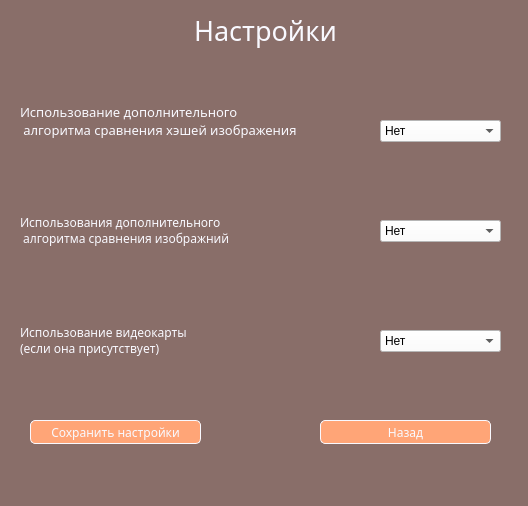
<?xml version="1.0" encoding="UTF-8"?>
<ui version="4.0">
 <class>MainWindow</class>
 <widget class="QMainWindow" name="MainWindow">
  <property name="geometry">
   <rect>
    <x>0</x>
    <y>0</y>
    <width>528</width>
    <height>506</height>
   </rect>
  </property>
  <property name="windowTitle">
   <string>MainWindow</string>
  </property>
  <property name="styleSheet">
   <string notr="true">background-color: #896e69</string>
  </property>
  <widget class="QWidget" name="centralwidget">
   <widget class="QLabel" name="label">
    <property name="geometry">
     <rect>
      <x>0</x>
      <y>10</y>
      <width>531</width>
      <height>41</height>
     </rect>
    </property>
    <property name="font">
     <font>
      <family>Segoe Print</family>
      <pointsize>20</pointsize>
     </font>
    </property>
    <property name="styleSheet">
     <string notr="true">color: #f9f9ff;</string>
    </property>
    <property name="text">
     <string>Настройки</string>
    </property>
    <property name="alignment">
     <set>Qt::AlignCenter</set>
    </property>
   </widget>
   <widget class="QLabel" name="label_2">
    <property name="geometry">
     <rect>
      <x>20</x>
      <y>70</y>
      <width>301</width>
      <height>101</height>
     </rect>
    </property>
    <property name="font">
     <font>
      <family>Segoe Print</family>
      <pointsize>10</pointsize>
     </font>
    </property>
    <property name="styleSheet">
     <string notr="true">color: #f9f9ff;</string>
    </property>
    <property name="text">
     <string>Использование дополнительного
 алгоритма сравнения хэшей изображения</string>
    </property>
   </widget>
   <widget class="QLabel" name="label_3">
    <property name="geometry">
     <rect>
      <x>20</x>
      <y>190</y>
      <width>301</width>
      <height>81</height>
     </rect>
    </property>
    <property name="font">
     <font>
      <family>Segoe Print</family>
     </font>
    </property>
    <property name="styleSheet">
     <string notr="true">color: #f9f9ff;</string>
    </property>
    <property name="text">
     <string>Использования дополнительного
 алгоритма сравнения изображний</string>
    </property>
   </widget>
   <widget class="QLabel" name="label_4">
    <property name="geometry">
     <rect>
      <x>20</x>
      <y>300</y>
      <width>301</width>
      <height>81</height>
     </rect>
    </property>
    <property name="font">
     <font>
      <family>Segoe Print</family>
     </font>
    </property>
    <property name="styleSheet">
     <string notr="true">color: #f9f9ff;</string>
    </property>
    <property name="text">
     <string>Использование видеокарты
(если она присутствует)</string>
    </property>
   </widget>
   <widget class="QPushButton" name="pushButton_2">
    <property name="geometry">
     <rect>
      <x>30</x>
      <y>420</y>
      <width>171</width>
      <height>24</height>
     </rect>
    </property>
    <property name="font">
     <font>
      <family>Segoe Print</family>
     </font>
    </property>
    <property name="styleSheet">
     <string notr="true">background-color:#ffa577;color: #f9f9ff; border-color: #f9f9ff;border-width: 1px;border-style: solid;border-radius:5px;</string>
    </property>
    <property name="text">
     <string>Сохранить настройки</string>
    </property>
   </widget>
   <widget class="QPushButton" name="pushButton_3">
    <property name="geometry">
     <rect>
      <x>320</x>
      <y>420</y>
      <width>171</width>
      <height>24</height>
     </rect>
    </property>
    <property name="font">
     <font>
      <family>Segoe Print</family>
     </font>
    </property>
    <property name="styleSheet">
     <string notr="true">background-color:#ffa577;color: #f9f9ff; border-color: #f9f9ff;border-width: 1px;border-style: solid;border-radius:5px;</string>
    </property>
    <property name="text">
     <string>Назад</string>
    </property>
   </widget>
   <widget class="QComboBox" name="comboBox">
    <property name="geometry">
     <rect>
      <x>380</x>
      <y>120</y>
      <width>121</width>
      <height>22</height>
     </rect>
    </property>
    <property name="styleSheet">
     <string notr="true">background-color: #ffffff;</string>
    </property>
    <item>
     <property name="text">
      <string>Нет</string>
     </property>
    </item>
    <item>
     <property name="text">
      <string>Да</string>
     </property>
    </item>
   </widget>
   <widget class="QComboBox" name="comboBox_2">
    <property name="geometry">
     <rect>
      <x>380</x>
      <y>220</y>
      <width>121</width>
      <height>22</height>
     </rect>
    </property>
    <property name="styleSheet">
     <string notr="true">background-color: #ffffff;</string>
    </property>
    <item>
     <property name="text">
      <string>Нет</string>
     </property>
    </item>
    <item>
     <property name="text">
      <string>Да</string>
     </property>
    </item>
   </widget>
   <widget class="QComboBox" name="comboBox_3">
    <property name="geometry">
     <rect>
      <x>380</x>
      <y>330</y>
      <width>121</width>
      <height>22</height>
     </rect>
    </property>
    <property name="styleSheet">
     <string notr="true">background-color: #ffffff;</string>
    </property>
    <item>
     <property name="text">
      <string>Нет</string>
     </property>
    </item>
    <item>
     <property name="text">
      <string>Да</string>
     </property>
    </item>
   </widget>
  </widget>
  <widget class="QMenuBar" name="menubar">
   <property name="geometry">
    <rect>
     <x>0</x>
     <y>0</y>
     <width>528</width>
     <height>21</height>
    </rect>
   </property>
  </widget>
  <widget class="QStatusBar" name="statusbar"/>
 </widget>
 <resources/>
 <connections/>
</ui>
